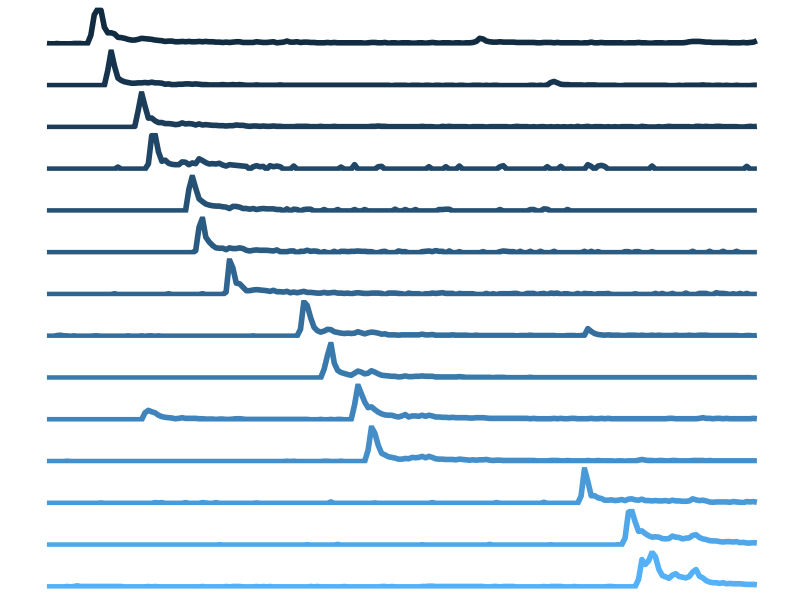

The R script that drew this image:
## ---- chunk 1
library(tidyverse)
library(patchwork)
## ---- chunk 2
# 1
# Zoe Saldaña
zoe_saldana <- read_csv("golden_globes_google_trends/data/zoe_saldana.csv", skip = 1)

zoe_saldana_plot <- zoe_saldana |> 
  rename(time = 1, score = 2) |>
  mutate(score = if_else(score == "<1", "0", score),
         score = as.numeric(score)) |>
    filter(time >= as.POSIXct("2025-01-06 01:00:00", tz = "UTC") &
         time <= as.POSIXct("2025-01-06 04:30:00", tz = "UTC")) |>
  mutate(row_num = row_number()) |>
  ggplot(aes(x = row_num, y = score)) +
  geom_line(lwd = 1.9, color = "#112b41") +
    theme(
    axis.title = element_blank(),  # Remove axis titles
    axis.text = element_blank(),   # Remove axis text
    axis.ticks = element_blank(),  # Remove axis ticks
    panel.background = element_rect(fill = "white"),
        plot.margin = margin(t = 0, r = 0, b = 0, l = 0)  # Adjust top and bottom margins (t = top, b = bottom)
  )
  
## ---- chunk 3
# 2
# Jean Smart
jean_smart <- read_csv("golden_globes_google_trends/data/jean_smart.csv", skip = 1)

jean_smart_plot <- jean_smart |> 
  rename(time = 1, score = 2) |>
    filter(time >= as.POSIXct("2025-01-06 01:00:00", tz = "UTC") &
         time <= as.POSIXct("2025-01-06 04:30:00", tz = "UTC")) |>
  mutate(row_num = row_number()) |>
  ggplot(aes(x = row_num, y = score)) +
  geom_line(lwd = 1.9, color = "#16344d") +
    theme(
    axis.title = element_blank(),  # Remove axis titles
    axis.text = element_blank(),   # Remove axis text
    axis.ticks = element_blank(),  # Remove axis ticks
    panel.background = element_rect(fill = "white"),
    plot.margin = margin(t = 0, r = 0, b = 0, l = 0) 
  )
  
  
## ---- chunk 4
# 3
# Kieran Culkin
kieran_culkin <- read_csv("golden_globes_google_trends/data/kieran_culkin.csv", skip = 1)

kieran_culkin_plot <- kieran_culkin |> 
  rename(time = 1, score = 2) |>
    filter(time >= as.POSIXct("2025-01-06 01:00:00", tz = "UTC") &
         time <= as.POSIXct("2025-01-06 04:30:00", tz = "UTC")) |>
  mutate(row_num = row_number()) |>
  ggplot(aes(x = row_num, y = score)) +
  geom_line(lwd = 1.9, color = "#1b3d5a") +
    theme(
    axis.title = element_blank(),  # Remove axis titles
    axis.text = element_blank(),   # Remove axis text
    axis.ticks = element_blank(),  # Remove axis ticks
    panel.background = element_rect(fill = "white"),
    plot.margin = margin(t = 0, r = 0, b = 0, l = 0) 
  )
  
  
## ---- chunk 5
# 4
# Hiroyuki Sanada
hiroyuki_sanada <- read_csv("golden_globes_google_trends/data/hiroyuki_sanada.csv", skip = 1)

hiroyuki_sanada_plot <- hiroyuki_sanada |> 
  rename(time = 1, score = 2) |>
    filter(time >= as.POSIXct("2025-01-06 01:00:00", tz = "UTC") &
         time <= as.POSIXct("2025-01-06 04:30:00", tz = "UTC")) |>
  mutate(row_num = row_number()) |>
  ggplot(aes(x = row_num, y = score)) +
  geom_line(lwd = 1.9, color = "#204767") +
    theme(
    axis.title = element_blank(),  # Remove axis titles
    axis.text = element_blank(),   # Remove axis text
    axis.ticks = element_blank(),  # Remove axis ticks
    panel.background = element_rect(fill = "white"),
    plot.margin = margin(t = 0, r = 0, b = 0, l = 0) 
  )
  
  
## ---- chunk 6
# 5
# Jessica Gunning
jessica_gunning <- read_csv("golden_globes_google_trends/data/jessica_gunning.csv", skip = 1)

jessica_gunning_plot <- jessica_gunning |> 
  rename(time = 1, score = 2) |>
    filter(time >= as.POSIXct("2025-01-06 01:00:00", tz = "UTC") &
         time <= as.POSIXct("2025-01-06 04:30:00", tz = "UTC")) |>
  mutate(row_num = row_number()) |>
  ggplot(aes(x = row_num, y = score)) +
  geom_line(lwd = 1.9, color = "#255175") +
    theme(
    axis.title = element_blank(),  # Remove axis titles
    axis.text = element_blank(),   # Remove axis text
    axis.ticks = element_blank(),  # Remove axis ticks
    panel.background = element_rect(fill = "white"),
    plot.margin = margin(t = 0, r = 0, b = 0, l = 0) 
  )
  
## ---- chunk 7
# 6
# Tadanobu Asano
tadanobu_asano <- read_csv("golden_globes_google_trends/data/tadanobu_asano.csv", skip = 1)

tadanobu_asano_plot <- tadanobu_asano |> 
  rename(time = 1, score = 2) |>
    filter(time >= as.POSIXct("2025-01-06 01:00:00", tz = "UTC") &
         time <= as.POSIXct("2025-01-06 04:30:00", tz = "UTC")) |>
  mutate(row_num = row_number()) |>
  ggplot(aes(x = row_num, y = score)) +
  geom_line(lwd = 1.9, color = "#2a5b82") +
    theme(
    axis.title = element_blank(),  # Remove axis titles
    axis.text = element_blank(),   # Remove axis text
    axis.ticks = element_blank(),  # Remove axis ticks
    panel.background = element_rect(fill = "white"),
    plot.margin = margin(t = 0, r = 0, b = 0, l = 0) 
  )
  
## ---- chunk 8
# 7
# Jeremy Allen White
jeremy_allen_white <- read_csv("golden_globes_google_trends/data/jeremy_allen_white.csv", skip = 1)

jeremy_allen_white_plot <- jeremy_allen_white |> 
  rename(time = 1, score = 2) |>
    filter(time >= as.POSIXct("2025-01-06 01:00:00", tz = "UTC") &
         time <= as.POSIXct("2025-01-06 04:30:00", tz = "UTC")) |>
  mutate(row_num = row_number()) |>
  ggplot(aes(x = row_num, y = score)) +
  geom_line(lwd = 1.9, color = "#2f6590") +
    theme(
    axis.title = element_blank(),  # Remove axis titles
    axis.text = element_blank(),   # Remove axis text
    axis.ticks = element_blank(),  # Remove axis ticks
    panel.background = element_rect(fill = "white"),
    plot.margin = margin(t = 0, r = 0, b = 0, l = 0) 
  )
## ---- chunk 9
# 8
# Colin Farrell
colin_farrell <- read_csv("golden_globes_google_trends/data/colin_farrell.csv", skip = 1)

colin_farrell_plot <- colin_farrell |> 
  rename(time = 1, score = 2) |>
  mutate(score = if_else(score == "<1", "0", score),
         score = as.numeric(score)) |>
    filter(time >= as.POSIXct("2025-01-06 01:00:00", tz = "UTC") &
         time <= as.POSIXct("2025-01-06 04:30:00", tz = "UTC")) |>
  mutate(row_num = row_number()) |>
  ggplot(aes(x = row_num, y = score)) +
  geom_line(lwd = 1.9, color = "#346f9e") +
    theme(
    axis.title = element_blank(),  # Remove axis titles
    axis.text = element_blank(),   # Remove axis text
    axis.ticks = element_blank(),  # Remove axis ticks
    panel.background = element_rect(fill = "white"),
    plot.margin = margin(t = 0, r = 0, b = 0, l = 0) 
  )
  
## ---- chunk 10
# 9
# Jodie Foster
jodie_foster <- read_csv("golden_globes_google_trends/data/jodie_foster.csv", skip = 1)

jodie_foster_plot <- jodie_foster |> 
  rename(time = 1, score = 2) |>
  mutate(score = if_else(score == "<1", "0", score),
         score = as.numeric(score)) |>
    filter(time >= as.POSIXct("2025-01-06 01:00:00", tz = "UTC") &
         time <= as.POSIXct("2025-01-06 04:30:00", tz = "UTC")) |>
  mutate(row_num = row_number()) |>
  ggplot(aes(x = row_num, y = score)) +
  geom_line(lwd = 1.9, color = "#397aad") +
    theme(
    axis.title = element_blank(),  # Remove axis titles
    axis.text = element_blank(),   # Remove axis text
    axis.ticks = element_blank(),  # Remove axis ticks
    panel.background = element_rect(fill = "white"),
    plot.margin = margin(t = 0, r = 0, b = 0, l = 0) 
  )
  
## ---- chunk 11
# 10
# Demi Moore
demi_moore <- read_csv("golden_globes_google_trends/data/demi_moore.csv", skip = 1)

demi_moore_plot <- demi_moore |> 
  rename(time = 1, score = 2) |>
    filter(time >= as.POSIXct("2025-01-06 01:00:00", tz = "UTC") &
         time <= as.POSIXct("2025-01-06 04:30:00", tz = "UTC")) |>
  mutate(row_num = row_number()) |>
  ggplot(aes(x = row_num, y = score)) +
  geom_line(lwd = 1.9, color = "#3f84bc") +
    theme(
    axis.title = element_blank(),  # Remove axis titles
    axis.text = element_blank(),   # Remove axis text
    axis.ticks = element_blank(),  # Remove axis ticks
    panel.background = element_rect(fill = "white"),
    plot.margin = margin(t = 0, r = 0, b = 0, l = 0) 
  )
## ---- chunk 12
# 11
# Sebastian Stan
sebastian_stan <- read_csv("golden_globes_google_trends/data/sebastian_stan.csv", skip = 1)

sebastian_stan_plot <- sebastian_stan |> 
  rename(time = 1, score = 2) |>
  mutate(score = if_else(score == "<1", "0", score),
         score = as.numeric(score)) |>
    filter(time >= as.POSIXct("2025-01-06 01:00:00", tz = "UTC") &
         time <= as.POSIXct("2025-01-06 04:30:00", tz = "UTC")) |>
  mutate(row_num = row_number()) |>
  ggplot(aes(x = row_num, y = score)) +
  geom_line(lwd = 1.9, color = "#448fca") +
    theme(
    axis.title = element_blank(),  # Remove axis titles
    axis.text = element_blank(),   # Remove axis text
    axis.ticks = element_blank(),  # Remove axis ticks
    panel.background = element_rect(fill = "white"),
    plot.margin = margin(t = 0, r = 0, b = 0, l = 0) 
  )
  
## ---- chunk 13
# 12
# Anna Sawai
anna_sawai <- read_csv("golden_globes_google_trends/data/anna_sawai.csv", skip = 1)

anna_sawai_plot <- anna_sawai |> 
  rename(time = 1, score = 2) |>
    filter(time >= as.POSIXct("2025-01-06 01:00:00", tz = "UTC") &
         time <= as.POSIXct("2025-01-06 04:30:00", tz = "UTC")) |>
  mutate(row_num = row_number()) |>
  ggplot(aes(x = row_num, y = score)) +
  geom_line(lwd = 1.9, color = "#499ad9") +
    theme(
    axis.title = element_blank(),  # Remove axis titles
    axis.text = element_blank(),   # Remove axis text
    axis.ticks = element_blank(),  # Remove axis ticks
    panel.background = element_rect(fill = "white"),
    plot.margin = margin(t = 0, r = 0, b = 0, l = 0) 
  )
## ---- chunk 14
# 13
# Fernanda Torres
fernanda_torres <- read_csv("golden_globes_google_trends/data/fernanda_torres.csv", skip = 1)

fernanda_torres_plot <- fernanda_torres |> 
  rename(time = 1, score = 2) |>
    filter(time >= as.POSIXct("2025-01-06 01:00:00", tz = "UTC") &
         time <= as.POSIXct("2025-01-06 04:30:00", tz = "UTC")) |>
  mutate(row_num = row_number()) |>
  ggplot(aes(x = row_num, y = score)) +
  geom_line(lwd = 1.9, color = "#4fa6e9") +
    theme(
    axis.title = element_blank(),  # Remove axis titles
    axis.text = element_blank(),   # Remove axis text
    axis.ticks = element_blank(),  # Remove axis ticks
    panel.background = element_rect(fill = "white"),
    plot.margin = margin(t = 0, r = 0, b = 0, l = 0) 
  ) 
## ---- chunk 15
# 14
#Adrien Brody
adrien_brody <- read_csv("golden_globes_google_trends/data/adrien_brody.csv", skip = 1)

adrien_brody_plot  <- adrien_brody |> 
  rename(time = 1, score = 2) |>
  mutate(score = if_else(score == "<1", "0", score),
         score = as.numeric(score)) |>
    filter(time >= as.POSIXct("2025-01-06 01:00:00", tz = "UTC") &
         time <= as.POSIXct("2025-01-06 04:30:00", tz = "UTC")) |>
  mutate(row_num = row_number()) |>
    ggplot(aes(x = row_num, y = score)) +
  geom_line(lwd = 1.9, color = "#54b1f8") +
    theme(
    axis.title = element_blank(),  # Remove axis titles
    axis.text = element_blank(),   # Remove axis text
    axis.ticks = element_blank(),  # Remove axis ticks
    panel.background = element_rect(fill = "white"),
    plot.margin = margin(t = 0, r = 0, b = 0, l = 0) 
  )
## ---- chunk 16
test <- zoe_saldana_plot / jean_smart_plot / kieran_culkin_plot / hiroyuki_sanada_plot / jessica_gunning_plot / tadanobu_asano_plot / jeremy_allen_white_plot / colin_farrell_plot / jodie_foster_plot / demi_moore_plot / sebastian_stan_plot / anna_sawai_plot / fernanda_torres_plot / adrien_brody_plot

test
